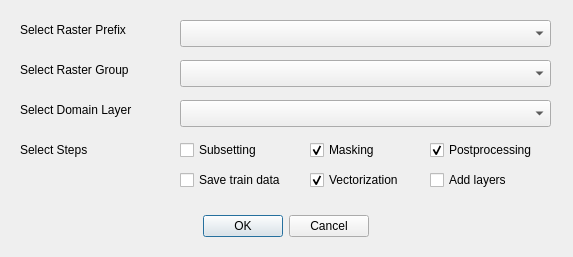
<?xml version="1.0" encoding="UTF-8"?>
<ui version="4.0">
 <class>CalvingFrontMachineDialogBase</class>
 <widget class="QDialog" name="CalvingFrontMachineDialogBase">
  <property name="geometry">
   <rect>
    <x>0</x>
    <y>0</y>
    <width>573</width>
    <height>257</height>
   </rect>
  </property>
  <property name="windowTitle">
   <string>Calving Front Machine</string>
  </property>
  <widget class="QDialogButtonBox" name="button_box">
   <property name="geometry">
    <rect>
     <x>20</x>
     <y>210</y>
     <width>531</width>
     <height>32</height>
    </rect>
   </property>
   <property name="contextMenuPolicy">
    <enum>Qt::DefaultContextMenu</enum>
   </property>
   <property name="autoFillBackground">
    <bool>false</bool>
   </property>
   <property name="orientation">
    <enum>Qt::Horizontal</enum>
   </property>
   <property name="standardButtons">
    <set>QDialogButtonBox::Cancel|QDialogButtonBox::Ok</set>
   </property>
   <property name="centerButtons">
    <bool>true</bool>
   </property>
  </widget>
  <widget class="QLabel" name="label_domainLayer">
   <property name="geometry">
    <rect>
     <x>20</x>
     <y>100</y>
     <width>141</width>
     <height>20</height>
    </rect>
   </property>
   <property name="text">
    <string>Select Domain Layer</string>
   </property>
  </widget>
  <widget class="QComboBox" name="comboBox_domainLayer">
   <property name="geometry">
    <rect>
     <x>180</x>
     <y>100</y>
     <width>371</width>
     <height>27</height>
    </rect>
   </property>
  </widget>
  <widget class="QComboBox" name="comboBox_rasterGroup">
   <property name="geometry">
    <rect>
     <x>180</x>
     <y>60</y>
     <width>371</width>
     <height>27</height>
    </rect>
   </property>
  </widget>
  <widget class="QLabel" name="label_rasterGroup">
   <property name="geometry">
    <rect>
     <x>20</x>
     <y>60</y>
     <width>141</width>
     <height>20</height>
    </rect>
   </property>
   <property name="text">
    <string>Select Raster Group</string>
   </property>
  </widget>
  <widget class="QLabel" name="label_prefixLayer">
   <property name="geometry">
    <rect>
     <x>20</x>
     <y>20</y>
     <width>151</width>
     <height>20</height>
    </rect>
   </property>
   <property name="text">
    <string>Select Raster Prefix</string>
   </property>
  </widget>
  <widget class="QComboBox" name="comboBox_rasterPrefix">
   <property name="geometry">
    <rect>
     <x>180</x>
     <y>20</y>
     <width>371</width>
     <height>27</height>
    </rect>
   </property>
  </widget>
  <widget class="QCheckBox" name="checkBox_subsetting">
   <property name="geometry">
    <rect>
     <x>180</x>
     <y>140</y>
     <width>101</width>
     <height>20</height>
    </rect>
   </property>
   <property name="text">
    <string>Subsetting</string>
   </property>
   <property name="checked">
    <bool>false</bool>
   </property>
  </widget>
  <widget class="QLabel" name="label_domainLayer_2">
   <property name="geometry">
    <rect>
     <x>20</x>
     <y>140</y>
     <width>141</width>
     <height>20</height>
    </rect>
   </property>
   <property name="text">
    <string>Select Steps</string>
   </property>
  </widget>
  <widget class="QCheckBox" name="checkBox_masking">
   <property name="geometry">
    <rect>
     <x>310</x>
     <y>140</y>
     <width>101</width>
     <height>20</height>
    </rect>
   </property>
   <property name="text">
    <string>Masking</string>
   </property>
   <property name="checked">
    <bool>true</bool>
   </property>
  </widget>
  <widget class="QCheckBox" name="checkBox_postprocessing">
   <property name="geometry">
    <rect>
     <x>430</x>
     <y>140</y>
     <width>121</width>
     <height>20</height>
    </rect>
   </property>
   <property name="text">
    <string>Postprocessing</string>
   </property>
   <property name="checked">
    <bool>true</bool>
   </property>
  </widget>
  <widget class="QCheckBox" name="checkBox_vectorization">
   <property name="geometry">
    <rect>
     <x>310</x>
     <y>170</y>
     <width>101</width>
     <height>20</height>
    </rect>
   </property>
   <property name="text">
    <string>Vectorization</string>
   </property>
   <property name="checked">
    <bool>true</bool>
   </property>
  </widget>
  <widget class="QCheckBox" name="checkBox_adding">
   <property name="geometry">
    <rect>
     <x>430</x>
     <y>170</y>
     <width>101</width>
     <height>20</height>
    </rect>
   </property>
   <property name="text">
    <string>Add layers</string>
   </property>
  </widget>
  <widget class="QCheckBox" name="checkBox_saving">
   <property name="geometry">
    <rect>
     <x>180</x>
     <y>170</y>
     <width>121</width>
     <height>20</height>
    </rect>
   </property>
   <property name="text">
    <string>Save train data</string>
   </property>
  </widget>
 </widget>
 <resources/>
 <connections>
  <connection>
   <sender>button_box</sender>
   <signal>accepted()</signal>
   <receiver>CalvingFrontMachineDialogBase</receiver>
   <slot>accept()</slot>
   <hints>
    <hint type="sourcelabel">
     <x>20</x>
     <y>20</y>
    </hint>
    <hint type="destinationlabel">
     <x>20</x>
     <y>20</y>
    </hint>
   </hints>
  </connection>
  <connection>
   <sender>button_box</sender>
   <signal>rejected()</signal>
   <receiver>CalvingFrontMachineDialogBase</receiver>
   <slot>reject()</slot>
   <hints>
    <hint type="sourcelabel">
     <x>20</x>
     <y>20</y>
    </hint>
    <hint type="destinationlabel">
     <x>20</x>
     <y>20</y>
    </hint>
   </hints>
  </connection>
 </connections>
</ui>
